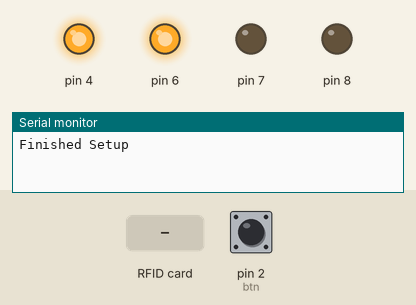
The sketch below on a simulated Arduino Uno, built with avr-gcc and run on an emulated ATmega328P. On the bench: output pins drawn as LEDs (lit = HIGH), the last lines printed to the serial monitor. The inputs (shaded band) are chosen by the test bench; at power-on: pin 2 (btn) LOW. EEPROM starts erased; pins used as bus, display or sensor lines are not drawn.

Above: at 1.2 s.
1.3 s: RFID card 5E 7A 19 C4 held to the reader
4.3 s: pin 2 (btn) pulled HIGH for 3.2 s
At 8.6 s:
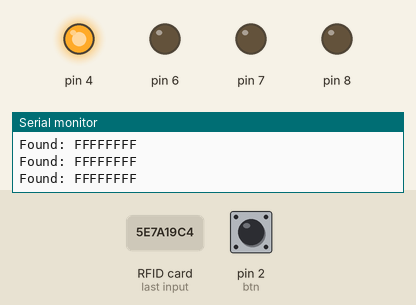
9.0 s: RFID card 5E 7A 19 C4 held to the reader
12.0 s: pin 2 (btn) driven HIGH
At 13.64 s:
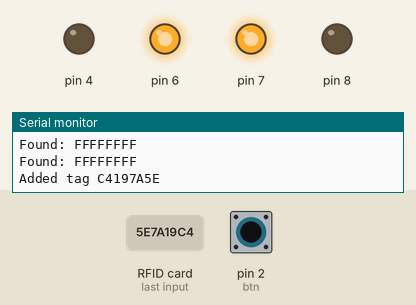
15.0 s: pin 2 (btn) driven LOW
At 15.8 s:
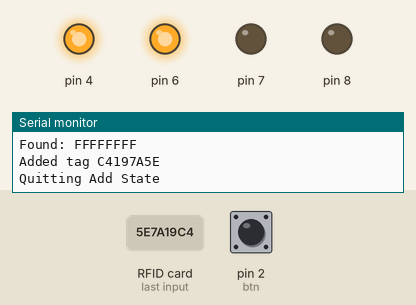
Timing chart, 0 to 17.5 s (numbered marks = the images above; inputs shaded):
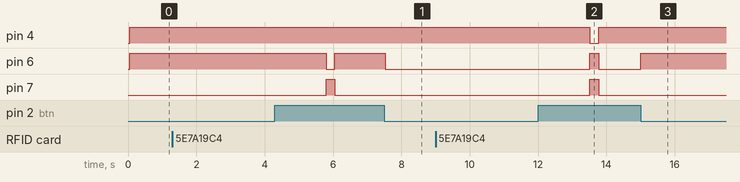

The sketch:

AutomatedLocker.ino
```cpp
#include <SPI.h>
#include <MFRC522.h>
#include <EEPROM.h>

#include "RGB_LED.h"
#include "Button.h"
#include "keys.h"
#include "access_ctrl.h"

// RFID Pins
#define SS_PIN  10
#define RST_PIN 9

// Solenoid Pin
#define SOLENOID  8

// RGB LED Pins
#define RGB_RED   6
#define RGB_GREEN 4
#define RGB_BLUE  7

// Initialize a bunch of stuff
Button btn(2);
RGB_LED rgb(RGB_RED, RGB_GREEN, RGB_BLUE);

int state = 0;
long system_timeout = 0;

/* Bunch of function declarations */
void printHex(byte *buffer, byte bufferSize);
void printDec(byte *buffer, byte bufferSize);


int state_normal() {
  rgb.writeState(1,1,0);
  if (btn.read() == HIGH) {
    return 1; // return next state
  }
  int isThere = checkNewTag();
  if (isThere == 1) {
    Serial.println("UNLOCK!!");
    system_timeout = millis(); // resets the timer
    unlock();
    rgb.writeState(1,0,1);
    delay(250);
  } else if (isThere == 0) {
    system_timeout = millis(); // resets the timer
    rgb.writeState(0,1,1);
    delay(250);
  }
  return state;
}

/**
  Return the next state
 */
int state_intermediate() {
  long t = btn.getSec();
  long m = btn.getMilli();
  if ( t == -1 ) {
    system_timeout = millis(); // reset the timer
    return 3; // If button has been released: state -> shortPress (3)
  }
  if ( (t < 5) ) {
    return 1;  // if still being presses, remain in same state
  }
  if ( t >= 5 ) {
    return 2; // If t > 10, state -> longPress (2)
  }
}

int state_add() {
  if (btn.read() == HIGH) {
    Serial.println("Quitting Add State");
    return 4; // Next state
  }
  switch (addNewKey()) {
    case -1:
      return state;
    case 0:
      rgb.writeState(1,0,1);
      delay(250); // Delay to make flash visible
      system_timeout = millis();
      break;
    case 1:
      rgb.writeState(1,0,1);
      delay(250);
      system_timeout = millis();
      break;
    }
    return state; // Else return same state
}

void setup() {
  Serial.begin(9600);
  SPI.begin(); // Init SPI bus

  init_access_ctrl(SS_PIN, RST_PIN, SOLENOID);
  system_timeout = millis(); // Start up the system timeout

  Serial.println(F("Finished Setup"));
}


void loop() {
  /**
   * If the locker is locked and system has has been unlocked for longer than 10s, lock
   */
  if (unlocked_ms() > 10000) {
    Serial.println("LOCK!");
    system_timeout = millis(); // resets the timer
    lock();
  }
  /**
   * If not in add state or button press and system has timed out (10s)
   * --> shutdown
   */
  if ((state == 0 || state == 3) && millis() - system_timeout > 10000) {
    digitalWrite(3, HIGH);  // Turn off system
    Serial.println(F("System timed out!"));
  }

  /**
    State Machine:
    0 -> Normal Mode (Read Tag and compare with EEPROM)
    1 -> 0 <= t < TIMEOUT (Intermediate State)
    2 -> Long Press (If t >= TIMEOUT)
    3 -> Short Press (If released and previous state was 1)
    4 -> State after the short press which waits for a button press to return to the Normal Mode
   */
  switch (state) {
    case 0:
      state = state_normal();
      break;
    case 1:
      state = state_intermediate();
      break;
    case 2:
      // Handle Long Press -> delete all
      deleteKeys();
      state = 0;
      system_timeout = millis(); // reset the timer
      rgb.writeState(0,1,1);
      // NOTE: A delay is needed to prevent the state from going to 3 immediately
      delay(1000);
      break;
    case 3:
      // Handle Short press -> add keys state
      state = state_add();
      rgb.writeState(0, 1, 0);
      break;
    case 4:
      // Extra state after done adding keys
      // - press button again to go back to normal state
      if (btn.read() == LOW) {
        state = 0;
        system_timeout = millis(); // reset the timer
      }
      break;
  }
}

/**
  Helper routine to dump a byte array as hex values to Serial.
 */
void printHex(byte *buffer, byte bufferSize) {
  for (byte i = 0; i < bufferSize; i++) {
    Serial.print(buffer[i] < 0x10 ? " 0" : " ");
    Serial.print(buffer[i], HEX);
  }
}

/**
  Helper routine to dump a byte array as dec values to Serial.
 */
void printDec(byte *buffer, byte bufferSize) {
  for (byte i = 0; i < bufferSize; i++) {
    Serial.print(buffer[i] < 0x10 ? " 0" : " ");
    Serial.print(buffer[i], DEC);
  }
}
```

Button.cpp
```cpp
#include "Button.h"

#define PRESSED     HIGH
#define NOT_PRESSED LOW

#define DEBOUNCE_TIME   200

Button::Button(int pin)
  : pin(pin), current(NOT_PRESSED)
{
  pinMode(this->pin, INPUT);
}


int Button::read() {
  current = digitalRead(pin);

  // If the button state changes to pressed, remember start time
  if (current == PRESSED
      && previous == NOT_PRESSED
      && (millis() - firstTime) > DEBOUNCE_TIME) {
    firstTime = millis();
  }

  millis_held = (millis() - firstTime);
  secs_held = millis_held / 1000;

  previous = current;
  return current;
}

long Button::getSec() {
  if(this->read() == PRESSED) {
    return this->secs_held;
  } else {
    return -1;
  }
}

long Button::getMilli() {
  if(this->read() == PRESSED) {
    return this->millis_held;
  } else {
    return -1;
  }
}
```

Button.h
```cpp
#ifndef __BUTTON_H__
#define __BUTTON_H__

#include "Arduino.h"

class Button {
  public:
    Button(int pin);
    bool isPressed();
    bool isHold();
    bool isLong();
    int read();
    long getSec();
    long getMilli();

  private:
    int pin;
    int current;         // Current state of the button
    byte previous = LOW;

    long millis_held;    // How long the button was held (milliseconds)
    long secs_held;      // How long the button was held (seconds)
    long prev_secs_held;// How long the button was held in the previous check

    unsigned long firstTime; // how long since the button was first pressed
};

#endif
```

RGB_LED.cpp
```cpp
#include "RGB_LED.h"
#include "Arduino.h"

RGB_LED::RGB_LED(int red, int green, int blue)
  : red(red), green(green), blue(blue)
{
  pinMode(red, OUTPUT);
  pinMode(green, OUTPUT);
  pinMode(blue, OUTPUT);
}

void RGB_LED::writeState(int r, int g, int b) {
  digitalWrite(this->red, r);
  digitalWrite(this->blue, b);
  digitalWrite(this->green, g);
}

void RGB_LED::blink(int r, int g, int b, long duration) {
  this->writeState(r, g, b);
  delay(duration);
}
```

RGB_LED.h
```cpp
#ifndef __LEDUTILS_H__
#define __LEDUTILS_H__

class RGB_LED {
  private:
    int red;
    int blue;
    int green;
  public:
    RGB_LED(int red, int green, int blue);
    void writeState(int r, int g, int b);
    void blink(int r, int b, int g, long delay);
};

#endif // __LEDUTILS_H__
```

access_ctrl.cpp
```cpp
/**
 * @file access_ctrl.cpp
 * @brief Control access to the locker (lock, unlock, detect, add)
 *
 * This contains the functions that will control the locker, including
 *  - Lock/Unlock
 *  - Add/Detect Keys
 *  - Get the state of the locker (Amount of time the locker has been unlocked)
 *
 * @author Simran Singh (simranlall)
 * @author Ian Wilson (singularity471)
 * @author Jacob Belewich (jacobbel)
 * @author Anand Balakrishnan (anand-bala)

 * @date 2018-05-06
 */


#include <SPI.h>
#include "Arduino.h"
#include "access_ctrl.h"
#include "keys.h"

/* -- State Variables -- */
/**
 *  Keeps track of whether the `Access Control` system was initialized.
 */
static bool init_p = false;
/**
 * Pointer RFID module driver.
 */
static MFRC522 *rfid = NULL;

/**
 * The pin to control the solenoid.
 */
static int solenoid = -1;

/**
 * State of the locker (Locked/Unlocked).
 */
static bool locked = true;
/**
 * Amount of time the locker has been unlocked.
 */
static long unlocked_time = -1;

/**
 * Initialize the`Access Control` module.
 *
 * @param ss_pin        SS Pin for MFRC522 (SPI protocol)
 * @param rst_pin       RST Pin for MFRC522
 * @param solenoid_pin  Pin to solenoid
 */
void init_access_ctrl(int ss_pin, int rst_pin, int solenoid_pin)
{
  if (init_p) return;
  solenoid = solenoid_pin;
  pinMode(solenoid, OUTPUT);
  locked = true;
  unlocked_time = -1;
  rfid = new MFRC522(ss_pin, rst_pin);
  rfid->PCD_Init();

  init_p = true;
}

/**
 * Internal function to detect if a new MIFARE tag is present and can be read.
 *
 * @return if a valid tag has been detected
 */
static bool detectKey() {
  // Check if there is a new card being shown
  if(!rfid->PICC_IsNewCardPresent()) {
    return false;
  }

  // Read the card
  bool ok = rfid->PICC_ReadCardSerial();
  if(!ok) return false;

  // Get PICC type (should be MIFARE)
  Serial.print(F("PICC type: "));
  MFRC522::PICC_Type piccType = rfid->PICC_GetType(rfid->uid.sak);
  Serial.println(rfid->PICC_GetTypeName(piccType));

  // Check is the PICC of Classic MIFARE type
  if (piccType != MFRC522::PICC_TYPE_MIFARE_MINI &&
      piccType != MFRC522::PICC_TYPE_MIFARE_1K &&
      piccType != MFRC522::PICC_TYPE_MIFARE_4K) {
    Serial.println(F("Your tag is not of type MIFARE Classic."));
    return false;
  }
  return true;
}

/**
 * Check if a new tag has been detected and is present in EEPROM
 *
 * @return Nothing happened => -1; Key accepted => 1; Key rejected => 0.
 */
int checkNewTag() {
  if (!init_p) {
    Serial.println("Uninitialized Access Control");
    return -1;
  }

  if (detectKey()) {
    // Return whether read key is present in EEPROM
    return (containsKey(rfid->uid.uidByte)) ? 1:0;
  }
  return -1;
}

/**
 * Detec and add key to EEPROM
 *
 * @return Nothing happened => -1; Key added = 0; Key already exists = 1;
 */
int addNewKey() {
  if (!init_p) {
    Serial.println("Uninitialized Access Control");
    return -1;
  }

  if (detectKey()) {
    return (addKey(rfid->uid.uidByte)) ? 0:1;
  }
  return -1;
}

/**
 * Unlock the locker
 */
void unlock() {
  if (!locked) return;
  locked = false;
  unlocked_time = millis();
  digitalWrite(solenoid, HIGH);
}

/**
 * Lock the locker
 */
void lock() {
  if (locked) return;
  locked = true;
  unlocked_time = -1;
  digitalWrite(solenoid, LOW);
}

/**
 * Get number of milliseconds the locker has been unlocked for
 *
 * @return ms the locker has been unlocked (-1 if locked)
 */
long unlocked_ms() {
  if (locked) return -1;
  return millis() - unlocked_time;
}
```

access_ctrl.h
```cpp
#ifndef __ACCESSCTRL_H__
#define __ACCESSCTRL_H__

#include <MFRC522.h>

/**
 * Initialize the access control module
 *
 * @param ss_pin        SS Pin for RFID
 * @param rst_pin       RST Pin for RFID
 * @param solenoid_pin  Pin that controls the solenoid
 */
void init_access_ctrl(int ss_pin, int rst_pin, int solenoid_pin);

/**
 * Will check if:
 * 1. There is a new tag present; and
 * 2. The tag is valid (present in EEPROM)
 *
 * @returns
 * -> -1 if nothing happens
 * -> 0 if 0 matching tags in EEPROM
 * -> 1 if 1 matching tag in EEPROM
 */
int checkNewTag();

/**
 * Will do the following:
 * 1. Check if there is a new key
 * 2. Add the new key to EEPROM
 *
 * @returns
 *  -> -1 if no new tag was detected
 *  -> 0 if tag was successfully added
 *  -> 1 if tag was already present
 */
int addNewKey();

/* Control the solenoid states */
void unlock();
void lock();

/**
 * @returns Number of milliseconds the locker is unlocked or -1 if locked
 */
long unlocked_ms();

#endif // __ACCESSCTRL_H__
```

keys.cpp
```cpp
#include <EEPROM.h>
#include "Arduino.h"
#include "keys.h"


bool addKey(byte tag[]) {
  if (containsKey(tag)) {
    Serial.println("Key already added!");
    return false;
  }

  uint8_t offset = EEPROM.read(0);
  int addr = (offset * 4) + 1;
  for (int i = 0; i < 4; i++) {
    EEPROM.write(addr + i, tag[i]);
  }
  uint32_t id;
  memcpy(&id, tag, 4);
  Serial.print("Added tag ");
  Serial.println(id, HEX);
  offset += 1;
  EEPROM.write(0, offset);
  return true;
}

void deleteKeys() {
  EEPROM.write(0, 0);
}


bool containsKey(byte tag[]) {
  bool res = false;
  uint32_t id;
  memcpy(&id, tag, 4);
  Serial.print("Looking for: ");
  Serial.println(id, HEX);
  uint8_t offset = EEPROM.read(0);
  int end = (offset * 4) + 1;
  byte cur[4];
  for (int i = 1; i < end; i += 4) {
    for (int j = 0; j < 4; j++) {
      cur[j] = EEPROM.read(j + i);
    }
    uint32_t id2;
    memcpy(&id2, cur, 4);
    Serial.print("Found: ");
    Serial.println(id2, HEX);
    if (id == id2) {
      res = true;
    }
  }
  return res;
}
```

keys.h
```cpp
#ifndef __KEY_UTILS_H__
#define __KEY_UTILS_H__

void deleteKeys();
bool addKey(byte tag[]);
bool containsKey(byte tag[]);


#endif // __KEY_UTILS_H__
```

Measured:
- after the input at 15.0 s, pin 6: LOW → HIGH at once
